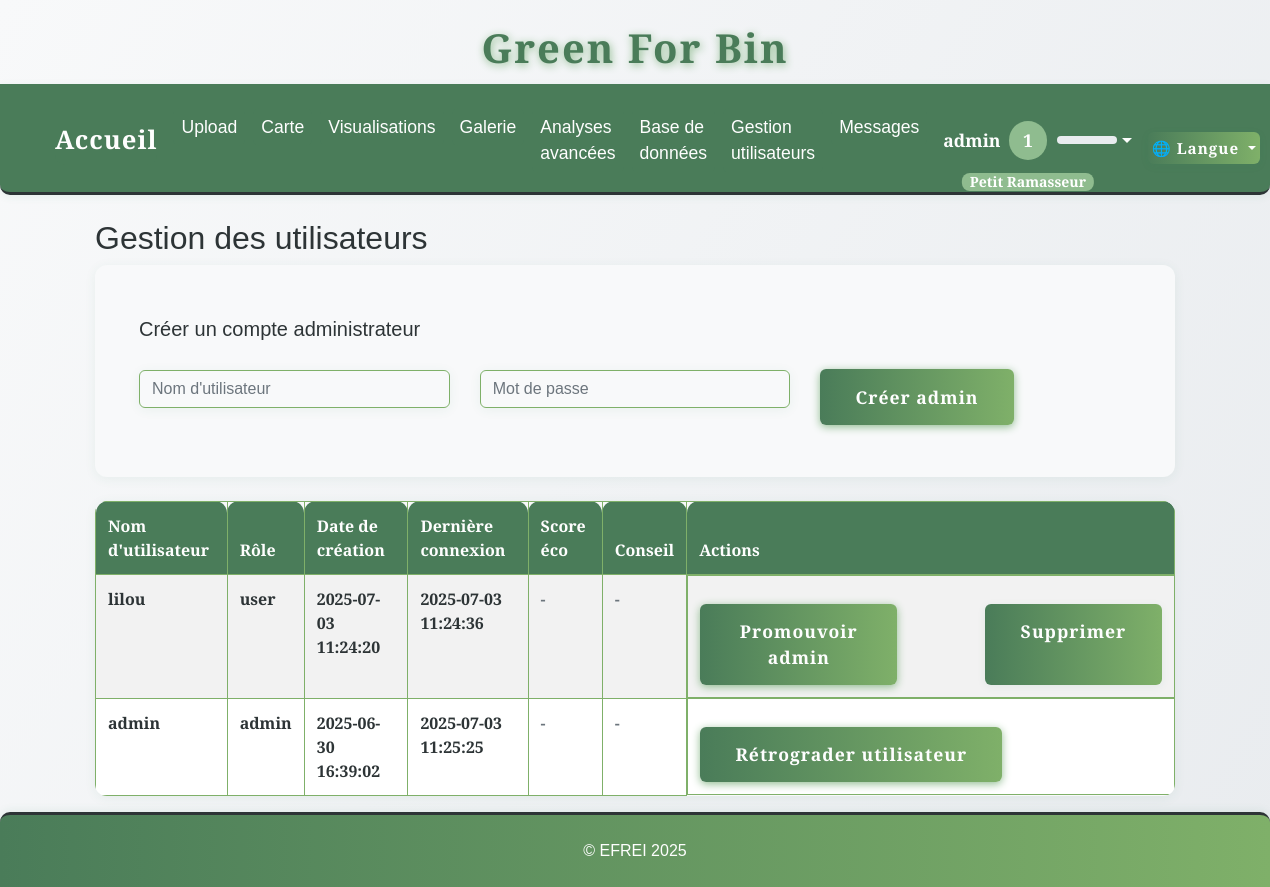
The app's page /admin/users (signed in), older data.
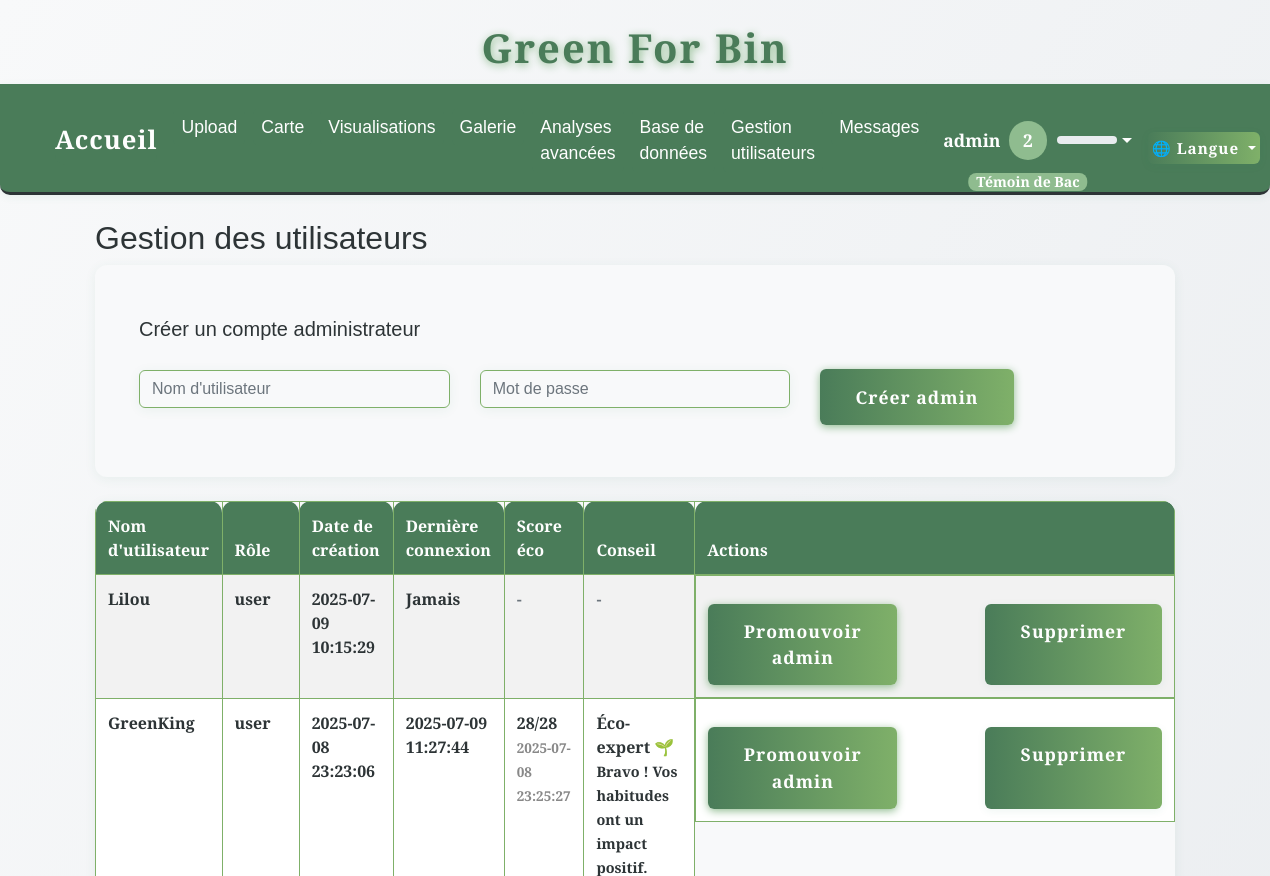
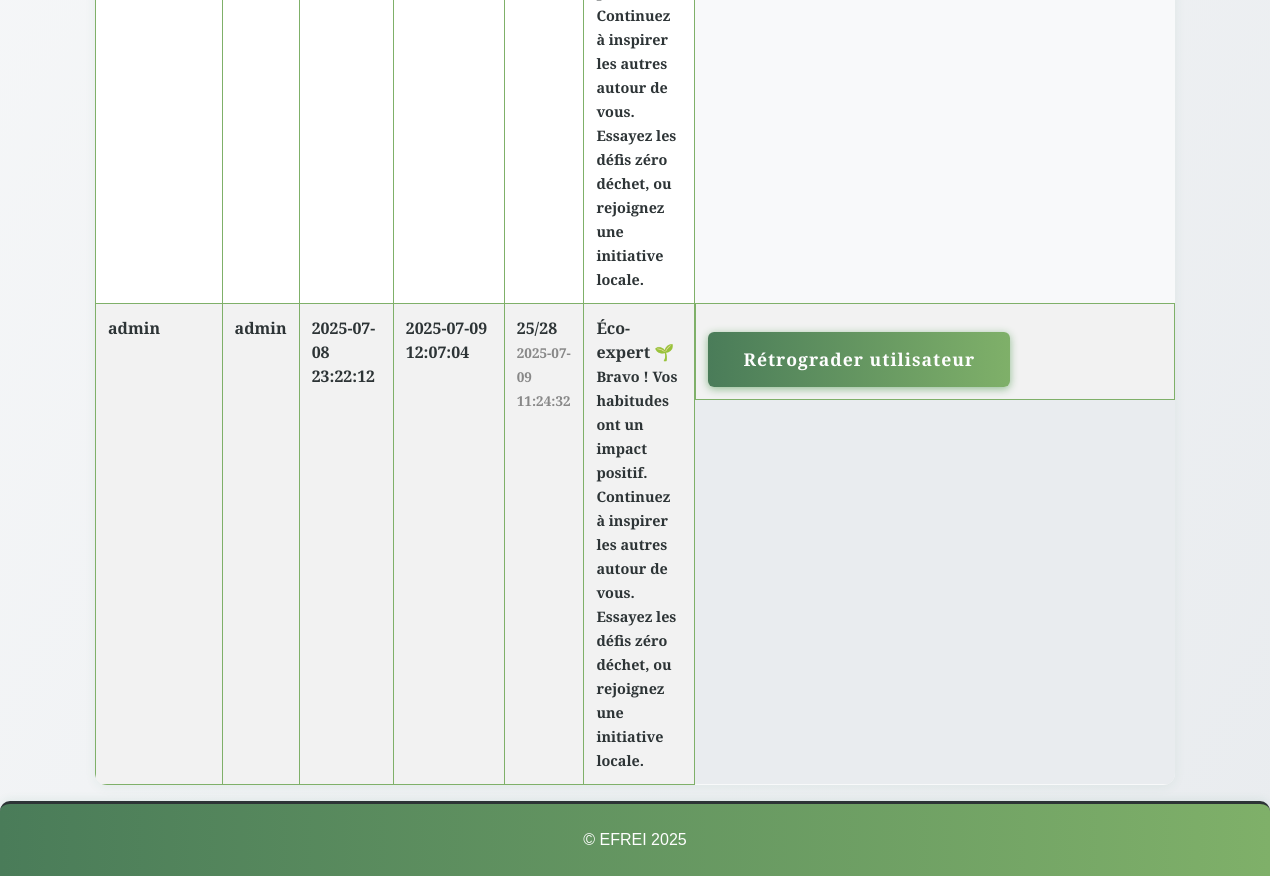
The same page, newer data (2 pictures, top to bottom).
### tables this page shows
CREATE TABLE users (
                id INTEGER PRIMARY KEY AUTOINCREMENT,
                username TEXT UNIQUE NOT NULL,
                password_hash TEXT NOT NULL,
                email TEXT,
                arrondissement TEXT,
                role TEXT NOT NULL DEFAULT 'user',
                created_at TEXT NOT NULL,
                last_login TEXT,
                xp INTEGER DEFAULT 0
            );

CREATE TABLE user_eco_analysis (
                id INTEGER PRIMARY KEY AUTOINCREMENT,
                user_id INTEGER NOT NULL,
                date_filled TEXT NOT NULL,
                score INTEGER NOT NULL,
                details TEXT,
                FOREIGN KEY(user_id) REFERENCES users(id)
            );

### app.py (the view)
@app.route('/admin/users')
@admin_required
def admin_users():
    with sqlite3.connect(DB_PATH) as conn:
        c = conn.cursor()
        c.execute("""
            SELECT id, username, role, created_at, last_login
            FROM users
            ORDER BY created_at DESC
        """)
        users = c.fetchall()
        user_eco = {}
        for user in users:
            c.execute("SELECT score, date_filled FROM user_eco_analysis WHERE user_id = ? ORDER BY date_filled DESC LIMIT 1", (user[0],))
            row = c.fetchone()
            if row:
                score, date_filled = row
                if score >= 24:
                    conseil = 'Bravo ! Vos habitudes ont un impact positif. Continuez à inspirer les autres autour de vous. Essayez les défis zéro déchet, ou rejoignez une initiative locale.'
                    titre = 'Éco-expert 🌱'
                elif score >= 18:
                    conseil = 'Vous avez de très bons réflexes. Pour progresser : essayez le compostage ou limitez les emballages.'
                    titre = 'Bon élève ♻️'
                elif score >= 12:
                    conseil = 'Vous êtes conscient·e de l’enjeu. Triez systématiquement, renseignez-vous sur les points de collecte.'
                    titre = 'Éco-curieux 🧐'
                else:
                    conseil = 'Pas de panique ! Commencez par des gestes simples comme trier ou acheter en vrac. Chaque geste compte !'
                    titre = 'Débutant·e 🐣'
                user_eco[user[0]] = dict(score=score, date=date_filled, conseil=conseil, titre=titre)
            else:
                user_eco[user[0]] = None
        c.execute("SELECT COUNT(*) FROM users WHERE role = 'admin'")
        admin_count = c.fetchone()[0]
    return render_template('admin/users.html', users=users, admin_count=admin_count, user_eco=user_eco)

### app.py (called while the page is built)
def get_locale():
    return session.get('lang', request.accept_languages.best_match(['en', 'fr']))

@app.context_processor
def inject_locale():
    return dict(get_locale=get_locale)

@app.context_processor
def inject_user_level():
    def user_level():
        if 'user_id' in session:
            try:
                with sqlite3.connect(DB_PATH) as conn:
                    c = conn.cursor()
                    c.execute("SELECT xp FROM users WHERE id = ?", (session['user_id'],))
                    row = c.fetchone()
                    xp = row[0] if row and row[0] is not None else 0
                return get_user_level(xp)
            except Exception as e:
                print(f"[USER LEVEL] {e}")
        return get_user_level(0)
    return dict(user_level=user_level)

def admin_required(f):
    @wraps(f)
    def decorated_function(*args, **kwargs):
        if 'user_id' not in session:
            flash(_('Vous devez être connecté pour accéder à cette page.'), 'error')
            return redirect(url_for('login'))
        with sqlite3.connect(DB_PATH) as conn:
            c = conn.cursor()
            c.execute("SELECT role FROM users WHERE id = ?", (session['user_id'],))
            user = c.fetchone()
        if not user or user[0] != 'admin':
            flash(_('Accès réservé aux administrateurs.'), 'error')
            return redirect(url_for('index'))
        return f(*args, **kwargs)
    return decorated_function

### templates/admin/users.html (shortened to what this page needs)
{% extends "base.html" %}
{% block content %}
<div class="container">
    <h2>{{ _('Gestion des utilisateurs') }}</h2>
    <div class="card mb-4">
        <div class="card-body">
            <h5 class="card-title">{{ _('Créer un compte administrateur') }}</h5>
            <form method="post" action="{{ url_for('create_admin') }}">
                <div class="row g-2 align-items-center">
                    <div class="col-md-4">
                        <input type="text" name="username" class="form-control" placeholder="{{ _('Nom d\'utilisateur') }}" required>
                    </div>
                    <div class="col-md-4">
                        <input type="password" name="password" class="form-control" placeholder="{{ _('Mot de passe') }}" required>
                    </div>
                    <div class="col-md-4">
                        <button type="submit" class="btn btn-primary">{{ _('Créer admin') }}</button>
                    </div>
                </div>
            </form>
        </div>
    </div>
    <table class="table table-striped table-green-text">
        <thead>
            <tr>
                <th>{{ _("Nom d'utilisateur") }}</th>
                <th>{{ _('Rôle') }}</th>
                <th>{{ _('Date de création') }}</th>
                <th>{{ _('Dernière connexion') }}</th>
                <th>{{ _('Score éco') }}</th>
                <th>{{ _('Conseil') }}</th>
                <th>{{ _('Actions') }}</th>
            </tr>
        </thead>
        <tbody>
            {% for user in users %}
                <tr>
                    <td>{{ user[1] }}</td>
                    <td>{{ user[2] }}</td>
                    <td>{{ user[3] }}</td>
                    <td>{{ user[4] or _('Jamais') }}</td>
                    <td>
                        {% if user_eco[user[0]] %}
                            <b>{{ user_eco[user[0]].score }}/28</b> <br><span style="font-size:0.85em; color:#888;">{{ user_eco[user[0]].date }}</span>
                        {% else %}
                            <span class="text-muted">-</span>
                        {% endif %}
                    </td>
                    <td>
                        {% if user_eco[user[0]] %}
                            <b>{{ _(user_eco[user[0]].titre) }}</b><br><span style="font-size:0.9em;">{{ _(user_eco[user[0]].conseil) }}</span>
                        {% else %}
                            <span class="text-muted">-</span>
                        {% endif %}
                    </td>
                    <td class="d-flex gap-2">
                        {% if user[2] == 'user' %}
                            <a href="{{ url_for('promote_user', user_id=user[0]) }}" class="btn btn-success btn-sm" style="margin-right:2.5rem;">{{ _('Promouvoir admin') }}</a>
                        {% else %}
                            <a href="{{ url_for('demote_user', user_id=user[0]) }}" class="btn btn-warning btn-sm" style="margin-right:2.5rem;">{{ _('Rétrograder utilisateur') }}</a>
                        {% endif %}
                        {% if session['user_id'] != user[0] and (user[2] != 'admin' or admin_count > 1) %}
                            <a href="{{ url_for('delete_user', user_id=user[0]) }}" class="btn btn-danger btn-sm" style="margin-left:2.5rem;">{{ _('Supprimer') }}</a>
                        {% endif %}
                    </td>
                </tr>
            {% endfor %}
        </tbody>
    </table>
</div>
{% endblock %}

### templates/base.html (shortened to what this page needs)
<!DOCTYPE html>
<html lang="{{ get_locale() }}">
<head>
    <link href="https://cdn.jsdelivr.net/npm/bootstrap@5.3.0/dist/css/bootstrap.min.css" rel="stylesheet">
    <link href="https://cdn.jsdelivr.net/npm/bootstrap@4.6.2/dist/css/bootstrap.min.css" rel="stylesheet">
    <link href="{{ url_for('static', filename='css/style.css') }}" rel="stylesheet">
    <link href="{{ url_for('static', filename='css/greenforbin.css') }}" rel="stylesheet">
</head>
<body>
    <header>
        <h1>{{ _('Green For Bin') }}</h1>
        <nav class="navbar navbar-expand-lg navbar-dark bg-dark">
            <div class="container-fluid">
                <a class="navbar-brand" href="{{ url_for('about') }}">{{ _('Accueil') }}</a>
                <div class="collapse navbar-collapse" id="navbarNav">
                    <ul class="navbar-nav">
                        <li class="nav-item">
                            <a class="nav-link" href="{{ url_for('upload') }}">{{ _('Upload') }}</a>
                        </li>
                        <li class="nav-item">
                            <a class="nav-link" href="{{ url_for('map_view') }}">{{ _('Carte') }}</a>
                        </li>
                        <li class="nav-item">
                            <a class="nav-link" href="{{ url_for('stats') }}">{{ _('Visualisations') }}</a>
                        </li>
                        <li class="nav-item">
                            <a class="nav-link" href="{{ url_for('gallery') }}">{{ _('Galerie') }}</a>
                        </li>
                        <li class="nav-item">
                            <a class="nav-link" href="{{ url_for('analyses_avancees') }}">{{ _('Analyses avancées') }}</a>
                        </li>
                        {% if session.get('role') == 'admin' %}
                            <li class="nav-item">
                                <a class="nav-link" href="{{ url_for('afficher_bdd') }}">{{ _('Base de données') }}</a>
                            </li>
                            <li class="nav-item">
                                <a class="nav-link" href="{{ url_for('admin_users') }}">{{ _('Gestion utilisateurs') }}</a>
                            </li>
                            <li class="nav-item">
                                <a class="nav-link" href="{{ url_for('admin_messages') }}">{{ _('Messages') }}</a>
                            </li>
                        {% endif %}
                    </ul>
                    <ul class="navbar-nav ml-auto" style="margin-left:auto;">
                    <div class="d-flex align-items-center ml-auto" style="margin-left:auto;">
                        {% if session.get('user_id') %}
                            <li class="nav-item dropdown">
                                <a class="nav-link dropdown-toggle d-flex align-items-center" href="#" id="userDropdown" role="button" data-toggle="dropdown" aria-haspopup="true" aria-expanded="false" style="font-weight:bold; color: var(--cream) !important;">
                                    {{ session.get('username') }}
                                    {% set lvl = user_level() %}
                                    <span class="badge badge-pill ml-2" style="background: #8fbc8f; color: #fff; font-size: 1em; min-width:2.2em; height:2.2em; display:flex; align-items:center; justify-content:center; border-radius:50%; position:relative;">
                                        {{ lvl.level }}
                                        <span style="position:absolute; bottom:-2.2em; left:50%; transform:translateX(-50%); font-size:0.8em; color:#fff; white-space:nowrap; background:#8fbc8f; border-radius:8px; padding:2px 8px;">{{ _(lvl.title) }}</span>
                                    </span>
                                    <div style="width:60px; height:8px; background:#e9ecef; border-radius:4px; margin-left:10px; overflow:hidden; position:relative;">
                                    </div>
                                </a>
                            </li>
                        {% endif %}
                    </ul>
                        <form class="form-inline" method="get" action="#" id="langDropdownForm" style="margin:0; padding:0;">
                            <div class="dropdown lang-switch" style="font-size:0.95rem;">
                                <button class="btn btn-outline-light dropdown-toggle p-1" type="button" id="langDropdown" data-toggle="dropdown" aria-haspopup="true" aria-expanded="false" style="font-size:0.95rem; min-width:90px; height:32px; line-height:1.1; padding:2px 10px;">
                                    {% if get_locale() == 'fr' %}🇫🇷 Français{% elif get_locale() == 'en' %}🇬🇧 English{% else %}🌐 Langue{% endif %}
                                </button>
                            </div>
                        </form>
                    </div>
                </div>
        </nav>
    </header>
    <div class="container mt-4">
        {% block content %}{% endblock %}
    </div>
    <footer class="footer-efrei mt-auto py-3">
        <div class="container text-center">
            <span>&copy; EFREI 2025</span>
        </div>
    </footer>
</body>
</html>

### static/css/style.css (style rules this page uses)
:root { --primary-green: #4a7c59; --light-green: #7fb069; --sage-green: #8fbc8f; --cream: #fefefe; --warm-white: #f8f9fa; --soft-gray: #e9ecef; --charcoal: #2d3436; --text-primary: #2d3436; --text-secondary: #636e72; --radius: 2.5rem; --shadow: 0 4px 24px rgba(44, 124, 89, 0.10); --transition: all 0.3s cubic-bezier(.4,0,.2,1); --green-dark: var(--primary-green); --green: var(--light-green); --green-light: var(--sage-green); --beige: var(--cream); --white: var(--cream); --black: var(--charcoal); }
html, body { height: 100%; margin: 0; padding: 0; }
body { display: flex; flex-direction: column; min-height: 100vh; }
.container.mt-4 { flex: 1 0 auto; }
.navbar { background: linear-gradient(90deg, var(--primary-green) 0%, var(--light-green) 100%); border-radius: 0 0 var(--radius) var(--radius); box-shadow: var(--shadow); padding: 1.5rem 2.5rem 1.2rem 2.5rem; display: flex; justify-content: center; align-items: center; gap: 2rem; position: sticky; top: 0; z-index: 1000; }
.nav-link { color: var(--cream); font-family: 'Inter', 'Franklin Gothic Medium', 'Arial Narrow', Arial, sans-serif, sans-serif; font-size: 1.1rem; font-weight: 500; padding: 0.5rem 1.2rem; border-radius: 2rem; transition: var(--transition); position: relative; }
.btn { background: var(--primary-green); color: var(--cream); border: none; border-radius: 2rem; font-family: 'Inter', Arial, sans-serif; font-weight: 600; padding: 0.9rem 2.2rem; font-size: 1.1rem; box-shadow: 0 2px 8px rgba(44, 124, 89, 0.08); transition: var(--transition); cursor: pointer; margin-top: 1rem; letter-spacing: 1px; }
.card { background: var(--white); border-radius: var(--radius); box-shadow: var(--shadow); padding: 2rem 1.5rem; margin-bottom: 2rem; transition: var(--transition); position: relative; overflow: hidden; }
input, textarea, select { background: var(--beige); color: var(--green-dark); border: 2px solid var(--green-light); border-radius: 1.5rem; font-family: 'Inter', Arial, sans-serif; padding: 10px 18px; font-size: 1.08rem; transition: var(--transition); }
.footer-efrei { width: 100%; background: linear-gradient(90deg, var(--primary-green) 0%, var(--light-green) 100%); color: var(--cream); border-top: 3px solid var(--charcoal); box-shadow: 0 -2px 8px rgba(44, 124, 89, 0.08); font-family: 'Quercus Serif', 'Montserrat', 'Quicksand', Arial, sans-serif !important; font-weight: 500; flex-shrink: 0; }
.footer-efrei .container { padding-top: 8px; padding-bottom: 8px; }

### static/css/greenforbin.css (style rules this page uses)
:root { --primary-green: #4a7c59; --light-green: #7fb069; --sage-green: #8fbc8f; --cream: #fefefe; --warm-white: #f8f9fa; --soft-gray: #e9ecef; --charcoal: #2d3436; --text-primary: #2d3436; --text-secondary: #636e72; }
body { background: linear-gradient(135deg, var(--cream) 0%, var(--light-green) 100%); color: var(--text-primary); font-family: 'Segoe UI', 'Roboto', Arial, sans-serif; min-height: 100vh; }
header h1 { color: var(--primary-green); font-weight: bold; letter-spacing: 2px; text-shadow: 1px 2px 8px var(--sage-green); }
.navbar, .navbar-brand, .nav-link { background: var(--primary-green) !important; color: var(--cream) !important; font-weight: 500; border-radius: 0 0 10px 10px; }
.card { border-radius: 16px; box-shadow: 0 4px 24px 0 rgba(79, 124, 89, 0.10); border: none; background: var(--warm-white); }
.btn-primary, .btn-success, .btn-warning { background: var(--light-green); border: none; color: var(--cream); font-weight: 600; border-radius: 8px; box-shadow: 0 2px 8px var(--sage-green); transition: background 0.2s, box-shadow 0.2s; }
.table { background: var(--warm-white); border-radius: 10px; overflow: hidden; }
th { background: var(--primary-green); color: var(--cream); }
td, th { border: 1px solid var(--light-green) !important; }
footer { background: var(--primary-green); color: var(--cream); text-align: center; padding: 12px 0; border-radius: 10px 10px 0 0; margin-top: 40px; }

Row changes from the older to the newer data that the page shows:
removed users: username "lilou", role "user", created_at "2025-07-03 11:24:20", last_login "2025-07-03 11:24:36"
added users: username "Lilou", role "user", created_at "2025-07-09 10:15:29", user "Jamais"
added users: username "GreenKing", role "user", created_at "2025-07-08 23:23:06", last_login "2025-07-09 11:27:44"
added user_eco_analysis: score "28", date_filled "2025-07-08 23:25:27"
changed users "admin": created_at "2025-06-30 16:39:02" → "2025-07-08 23:22:12"; last_login "2025-07-03 11:25:25" → "2025-07-09 12:07:04"; _ (not shown) → "Éco-expert 🌱"; _ (not shown) → "Bravo ! Vos habitudes ont un impact positif. Continuez à inspirer les autres autour de vous. Essayez les défis zéro déchet, ou rejoignez une initiative locale."; text "- -" → "/28"
added user_eco_analysis: score "25", date_filled "2025-07-09 11:24:32"
Text that changed along with them:
{{ lvl.level }}: "1" → "2"
text no longer shown: "Petit Ramasseur"
text now shown: "Témoin de Bac"
